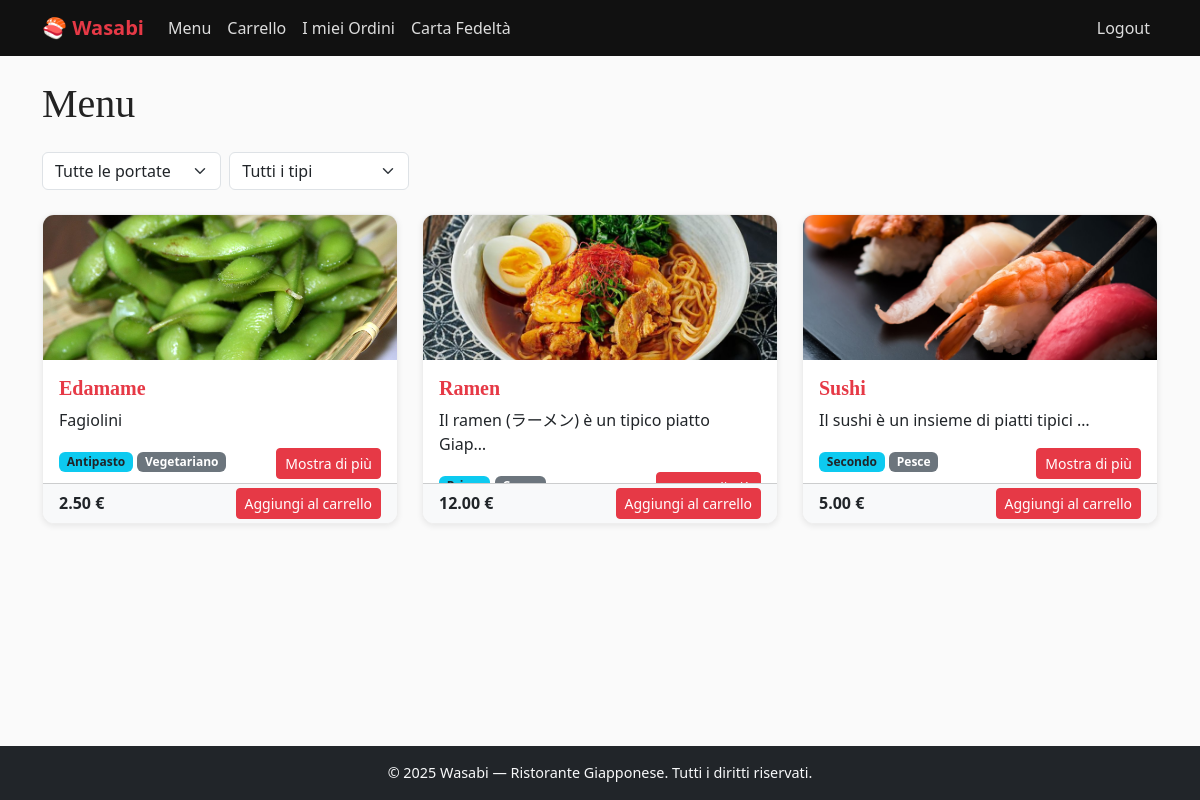
The page /takeaway/piatti/ (signed in) on the database its author committed.
### takeaway/models.py (models this page shows, shortened)
class Piatto(models.Model):
    PORTATA_CHOICES = [
        ('antipasto', 'Antipasto'),
        ('primo', 'Primo'),
        ('secondo', 'Secondo'),
        ('dessert', 'Dessert'),
    ]
    INGREDIENTI_CHOICES = [
        ('carne', 'Carne'),
        ('pesce', 'Pesce'),
        ('vegano', 'Vegano'),
        ('vegetariano', 'Vegetariano'),
    ]
    nome = models.CharField(max_length=100)
    descrizione = models.TextField()
    prezzo = models.DecimalField(max_digits=6, decimal_places=2)
    portata = models.CharField(max_length=20, choices=PORTATA_CHOICES, default='primo')
    ingredienti = models.CharField(max_length=20, choices=INGREDIENTI_CHOICES, default='carne')
    foto = models.ImageField(upload_to='piatti/', blank=True, null=True)
    class Meta:
        verbose_name_plural = "Piatti"
    @property
    def portata_ordine(self):
        return ORDINE_PORTATA[self.portata]

### takeaway/views.py (the view)
# urls.py: path("piatti/", PiattoListView.as_view(), name="piatti"),
class PiattoListView(ListView):
    model = Piatto
    template_name = "takeaway/piatto/piatto_list.html"
    def get_queryset(self):
        queryset = Piatto.objects.all()
        portata = self.request.GET.get('portata')
        ingrediente = self.request.GET.get('ingrediente')
        if portata and portata != 'tutti':
            queryset = queryset.filter(portata=portata)
        if ingrediente and ingrediente != 'tutti':
            queryset = queryset.filter(ingredienti=ingrediente)
        return sorted(queryset, key=lambda p: p.portata_ordine)
    def get_context_data(self, **kwargs):
        context = super().get_context_data(**kwargs)
        context['portata_selezionata'] = self.request.GET.get('portata', 'tutti')
        context['ingrediente_selezionato'] = self.request.GET.get('ingrediente', 'tutti')
        return context

### takeaway/templates/takeaway/piatto/piatto_list.html (shortened to what this page needs)
{% extends "base.html" %}
{% load static %}
{% block content %}
  <h1 class="mb-4">Menu</h1>
  <form method="get" id="filterForm" class="row g-2 mb-4 align-items-center">
    <div class="col-md-2">
      <select name="portata" class="form-select" onchange="document.getElementById('filterForm').submit()">
        <option value="tutti" {% if portata_selezionata == "tutti" %}selected{% endif %}>Tutte le portate</option>
      </select>
    </div>
    <div class="col-md-2">
      <select name="ingrediente" class="form-select" onchange="document.getElementById('filterForm').submit()">
        <option value="tutti" {% if ingrediente_selezionato == "tutti" %}selected{% endif %}>Tutti i tipi</option>
      </select>
    </div>
  </form>
  {% if object_list %}
    <div class="row row-cols-1 row-cols-md-3 g-4">
      {% for piatto in object_list %}
      <div class="col">
        <div class="card h-10">
          {% if piatto.foto %}
            <img src="{{ piatto.foto.url }}" class="card-img-top" alt="{{ piatto.nome }}">
          {% else %}
            <img src="{% static 'imgs/noimage.jpg' %}" class="card-img-top" alt="Nessuna immagine">
          {% endif %}
          <div class="card-body">
            <h5 class="card-title">{{ piatto.nome }}</h5>
            <p class="card-text">{{ piatto.descrizione|truncatechars:40 }}</p>
            <p>
              <span class="badge bg-info text-dark">{{ piatto.get_portata_display }}</span>
              <span class="badge bg-secondary">{{ piatto.get_ingredienti_display }}</span>
              <a href="{% url 'takeaway:piatto' piatto.pk %}" class="btn btn-sm btn-success float-end">Mostra di più</a>
            </p>
          </div>
          <div class="card-footer d-flex justify-content-between align-items-center">
            <span class="fw-bold">{{ piatto.prezzo }} &euro;</span>
            {% if "Clienti" in user.groups.all.0.name %}
              <a href="{% url 'takeaway:carrello_add' piatto.pk %}" class="btn btn-sm btn-success">Aggiungi al carrello</a>
            {% endif %}
          </div>
        </div>
      </div>
      {% endfor %}
    </div>
  {% else %}
    <p>Nessun piatto disponibile al momento. Torna più tardi!</p>
  {% endif %}
{% endblock %}

### static/css/style.css (style rules this page uses)
body { font-family: 'Segoe UI', Tahoma, Geneva, Verdana, sans-serif; background-color: #fafafa; color: #333; }
h1, h2, h3, h4, h5 { font-family: 'Georgia', serif; color: #222; }
.card { border: 1px solid #eee; border-radius: 12px; overflow: hidden; box-shadow: 0 2px 6px rgba(0,0,0,0.08); transition: transform 0.2s ease, box-shadow 0.2s ease; height: 310px; }
.card-title { color: #e63946; font-weight: bold; }
.card-img-top { width: 100%; height: 47%; object-fit: cover; }
.card-body { height: 40%; }
.card-footer { background-color: #f8f9fa; height: 13%; }
.btn-success { background-color: #e63946; border-color: #e63946; }

### rows shown on the page
Piatto: foto (picture), nome "Edamame", descrizione "Fagiolini", portata "Antipasto", ingredienti "Vegetariano", prezzo "2.50"
Piatto: foto (picture), nome "Ramen", descrizione "Il ramen (ラーメン) è un tipico piatto Giap…", prezzo "12.00"
Piatto: foto (picture), nome "Sushi", descrizione "Il sushi è un insieme di piatti tipici …", portata "Secondo", ingredienti "Pesce", prezzo "5.00"
